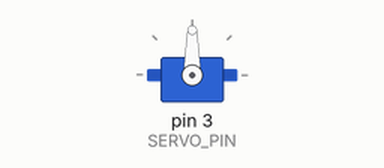
This sketch was run on a simulated Arduino Uno, built with avr-gcc and run on an emulated ATmega328P. On the bench: servo. What the sketch prints to the serial monitor is not drawn.

Above: at 0.1 s.
Timing chart, 0 to 33.9 s (numbered marks = the images above):
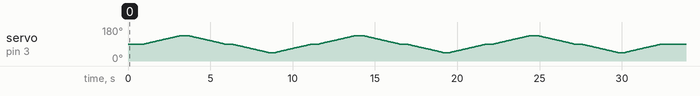

The sketch:

neck_nod.ino
```cpp
// Neck nod test (pitch, up/down) for Arduino / Elegoo Uno R3
// Wiring: servo signal (orange) -> breadboard row 9 -> Uno pin 3
//         servo red -> + strip, servo brown -> - strip
//         (strips fed by the separate USB power cable, Uno GND on the - strip)
//
// What it does: moves the neck slowly RANGE degrees to one side of CENTER,
// back to CENTER, RANGE degrees to the other side, back to CENTER.
// It does that CYCLES times after upload.
//
// Serial Monitor at 9600 baud, line ending "New Line":
//   press Enter         -> nod again
//   type e.g. 95, Enter -> move slowly to 95 and use it as the new center
//
// Which side is "up" depends on how the servo is mounted.

#include <Servo.h>

const int SERVO_PIN = 3;
const int RANGE = 45;        // degrees up and down from the center
const int STEP_DELAY = 50;   // ms per degree: bigger = slower
const int PAUSE = 400;       // ms to hold at each end
const int CYCLES = 3;        // nods per run

int center = 90;             // neck straight; change once you know the real value
int current;                 // where the servo is now

Servo neck;

// Move one degree at a time, so the neck never jumps.
void moveTo(int target) {
  while (current != target) {
    current += (target > current) ? 1 : -1;
    neck.write(current);
    delay(STEP_DELAY);
  }
}

void nod() {
  for (int i = 0; i < CYCLES; i++) {
    moveTo(center + RANGE);
    delay(PAUSE);
    moveTo(center);
    delay(PAUSE);
    moveTo(center - RANGE);
    delay(PAUSE);
    moveTo(center);
    delay(PAUSE);
  }
  Serial.println("Done. Enter = nod again, or type a new center angle.");
}

void setup() {
  Serial.begin(9600);
  current = center;
  neck.write(center);        // set position before attaching to avoid a jump
  neck.attach(SERVO_PIN);
  delay(1000);               // give the servo time to reach the center
  Serial.print("Neck nod test. Center ");
  Serial.print(center);
  Serial.print(", range +/-");
  Serial.println(RANGE);
  nod();
}

void loop() {
  if (!Serial.available()) return;

  String line = Serial.readStringUntil('\n');
  line.trim();

  if (line.length() == 0) {  // just Enter
    nod();
    return;
  }
  if (!isDigit(line[0])) return;   // ignore anything that is not a number

  // Keep the center far enough from 0 and 180 that center +/- RANGE stays valid.
  int newCenter = constrain(line.toInt(), RANGE, 180 - RANGE);
  moveTo(newCenter);
  center = newCenter;
  Serial.print("Center is now ");
  Serial.println(center);
}
```
